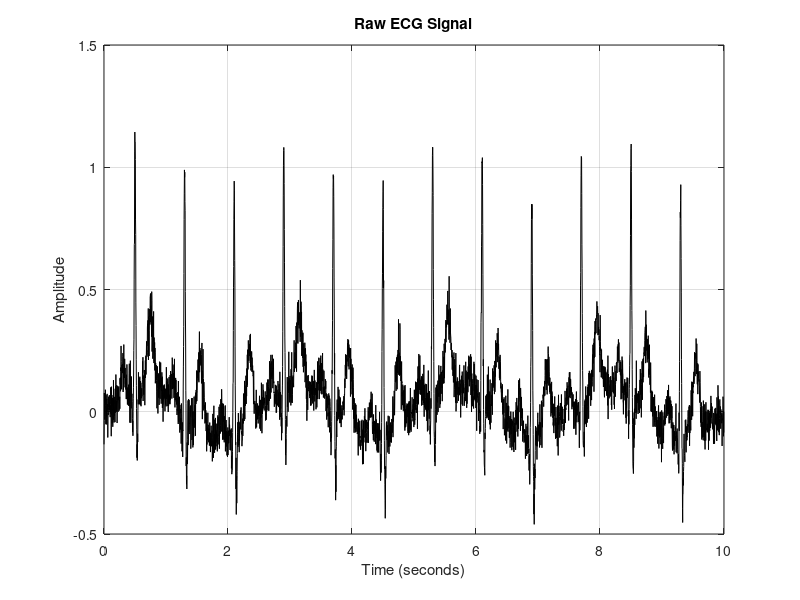
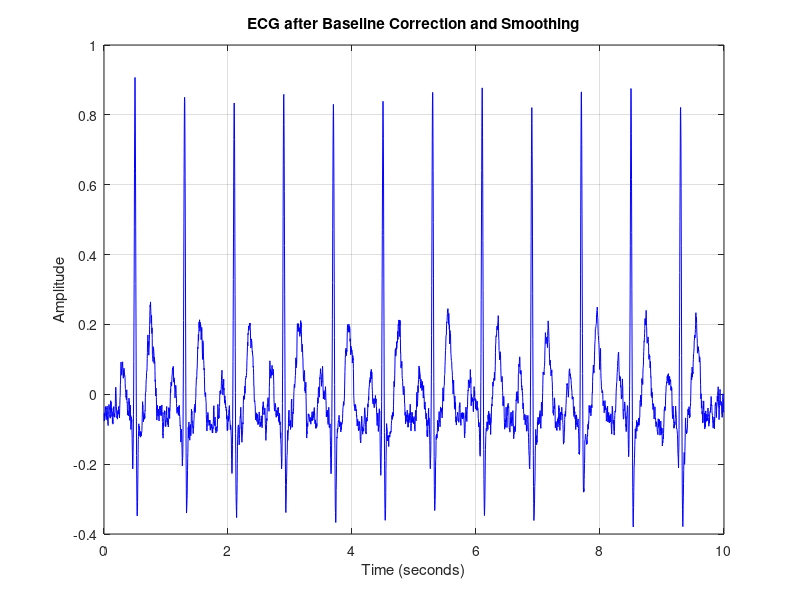
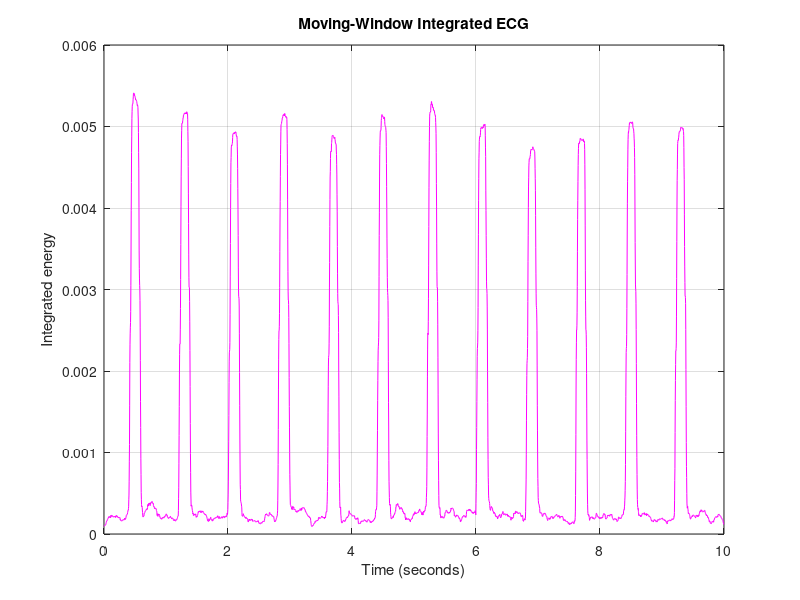
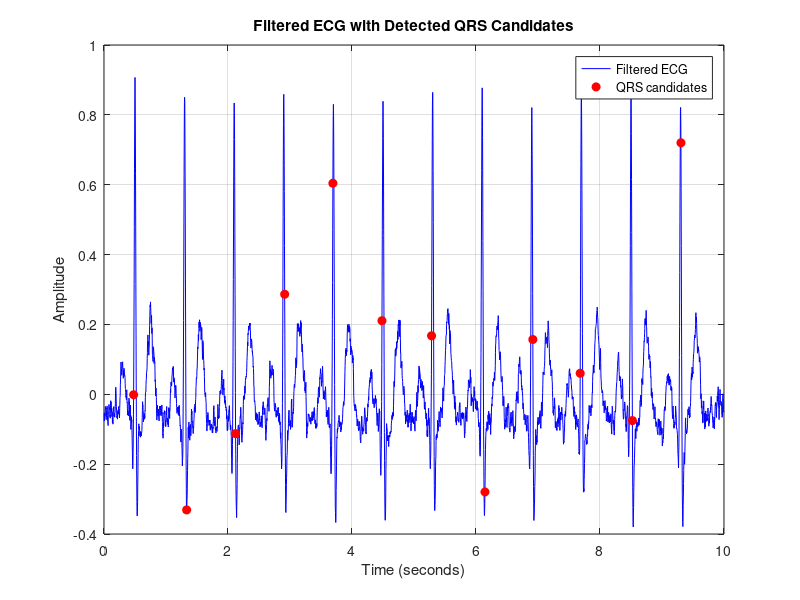

Write MATLAB code to recreate these figures, in order.
%% EXPERIMENT 1: ECG NOISE REMOVAL AND QRS DETECTION
% Biomedical Engineering MATLAB Laboratory
%
% 1. AIM
% To remove noise from an Electrocardiogram (ECG) signal using baseline
% correction and smoothing techniques, detect QRS complexes, and calculate
% heart rate from the detected R-wave locations.
%
% 2. OBJECTIVES
%   - Generate and analyze a simulated ECG signal.
%   - Remove baseline drift and high-frequency noise.
%   - Enhance QRS complexes using differentiation, squaring, and
%     moving-window integration.
%   - Detect QRS candidates from the processed ECG signal.
%   - Calculate RR intervals and estimate heart rate.
%   - Visualize raw, filtered, enhanced, and detected ECG signals.
%
% 3. SOFTWARE REQUIRED
% MATLAB. The custom peak-detection implementation in this program does
% not require the Signal Processing Toolbox.
%
% 4. THEORY
% An ECG represents the electrical activity of the heart and contains P
% waves, QRS complexes, and T waves. The QRS complex represents
% ventricular depolarization and is commonly used for heart-rate
% estimation. ECG recordings may contain baseline drift and noise.
%
% This experiment removes the DC offset, estimates and subtracts baseline
% drift using a moving-average filter, and smooths the signal. QRS
% enhancement uses differentiation, squaring, and moving-window
% integration. Candidate peaks are selected using a threshold and minimum
% distance. RR intervals are obtained from consecutive QRS candidates.
%
% Heart Rate (bpm) = 60 / Mean RR Interval (seconds)
%
% 5. PROCESSING FLOW
% Simulated ECG generation -> Add baseline drift/noise -> Save and load
% -> Raw ECG display -> Baseline correction -> Smoothing -> Derivative
% -> Squaring -> Moving-window integration -> QRS candidate detection
% -> RR interval calculation -> Heart-rate estimation -> Results/plots
%
% 6. ALGORITHM
%   1. Initialize sampling frequency and simulation parameters.
%   2. Generate simulated P, QRS, and T waves.
%   3. Add baseline drift and random noise.
%   4. Save and reload the ECG signal from a MAT file.
%   5. Display the raw ECG waveform.
%   6. Remove DC offset and baseline drift.
%   7. Apply moving-average smoothing.
%   8. Differentiate, square, and integrate the ECG signal.
%   9. Detect QRS candidates using thresholding and minimum distance.
%  10. Calculate RR intervals and estimate heart rate.
%  11. Display the processed ECG waveforms and observations.
%
% 7. RESULTS / OBSERVATIONS
% Figure 1: Raw ECG - simulated P, QRS, and T waves with baseline drift
%           and added random noise.
% Figure 2: Filtered ECG - baseline correction and smoothing reduce
%           unwanted variations.
% Figure 3: QRS enhancement - derivative, squaring, and integration
%           emphasize QRS-related energy.
% Figure 4: QRS detection - detected candidates are marked on the
%           filtered ECG waveform.
%
% The program reports sampling frequency, signal duration, original
% simulated heart rate, number of detected QRS candidates, mean RR
% interval, and estimated heart rate. Detection results depend on the
% threshold and the simulated waveform; this is a demonstration program,
% not a clinical ECG diagnostic tool.
%
% 8. RESULT AND CONCLUSION
% The simulated ECG is generated and processed. Baseline drift and noise
% are reduced, QRS candidates are detected, and heart rate is estimated
% from the calculated RR intervals.
%
% 9. OUTPUT FIGURES
% The four MATLAB figures are displayed by this script. To save them for
% a GitHub README, use exportgraphics after each figure, for example:
%   exportgraphics(gcf,'results/raw_ecg.png','Resolution',300);
% Create the results folder first with mkdir('results').
%
% Reference flowchart and output screenshots supplied in the experiment
% notes (GitHub-hosted images):
% Flowchart:
% https://github.com/user-attachments/assets/95af90a5-b521-4c36-8412-16a9862320de
% Raw ECG:
% https://github.com/user-attachments/assets/37e00872-56c4-4464-bd4f-bd4fb22a4057
% Filtered ECG:
% https://github.com/user-attachments/assets/031a3231-6a61-4dd8-ba46-89bc2d7b33e6
% QRS enhancement:
% https://github.com/user-attachments/assets/2866ab47-debf-4b61-9e80-c4155b7b9a40
% QRS detection:
% https://github.com/user-attachments/assets/1c3f8c06-88c1-4930-98ad-0821e5075218
%
% -------------------------------------------------------------------------
% COMPLETE MATLAB PROGRAM
% -------------------------------------------------------------------------

% Complete program: Generate input, save, load, filter,
% detect QRS complexes, calculate heart rate, and plot results.

clear;
close all;
clc;

%% STEP 1: CREATE A SIMULATED ECG INPUT FILE
fs = 360;                  % Sampling frequency in Hz
duration = 10;              % Duration in seconds
heartRateOriginal = 75;     % Simulated heart rate in bpm

t = (0:1/fs:duration-1/fs)';
ecg = zeros(size(t));

beatInterval = 60 / heartRateOriginal;
numberOfBeats = ceil(duration / beatInterval);

% Generate simulated P, QRS and T waves
for beat = 0:numberOfBeats-1

    beatTime = 0.5 + beat * beatInterval;

    if beatTime + 0.35 >= duration
        continue;
    end

    % P wave
    ecg = ecg + 0.12 * exp( ...
        -((t - (beatTime - 0.20))/0.045).^2);

    % Q wave
    ecg = ecg - 0.15 * exp( ...
        -((t - (beatTime - 0.035))/0.012).^2);

    % R wave
    ecg = ecg + 1.00 * exp( ...
        -((t - beatTime)/0.015).^2);

    % S wave
    ecg = ecg - 0.25 * exp( ...
        -((t - (beatTime + 0.035))/0.015).^2);

    % T wave
    ecg = ecg + 0.30 * exp( ...
        -((t - (beatTime + 0.25))/0.070).^2);
end

% Add baseline drift and random noise
rng(1);  % Repeatable results
ecg = ecg ...
    + 0.10 * sin(2*pi*0.4*t) ...
    + 0.05 * randn(size(t));

% Save the generated ECG input file
filename = 'ecg_sample.mat';
save(filename, 'ecg', 'fs');

fprintf('STEP 1: ECG input file created successfully.\\n');
fprintf('File name: %s\\n', filename);

%% STEP 2: LOAD THE ECG INPUT FILE
S = load(filename);

ecg = double(S.ecg(:));
fs = S.fs;
t = (0:length(ecg)-1)' / fs;

fprintf('\\nSTEP 2: ECG file loaded successfully.\\n');
fprintf('Number of samples = %d\\n', length(ecg));
fprintf('Sampling frequency = %d Hz\\n', fs);
fprintf('Signal duration = %.2f seconds\\n', t(end));

%% STEP 3: DISPLAY THE RAW ECG
figure('Name', 'Figure 1 - Raw ECG');
plot(t, ecg, 'k');
grid on;
xlabel('Time (seconds)');
ylabel('Amplitude');
title('Raw ECG Signal');

%% STEP 4: REMOVE BASELINE DRIFT
ecg0 = ecg - mean(ecg);

% Estimate baseline using a moving-average window
baselineWindow = round(0.6 * fs);
baselineWindow = max(baselineWindow, 1);

baseline = conv(ecg0, ...
    ones(baselineWindow, 1)/baselineWindow, 'same');

ecgCorrected = ecg0 - baseline;

%% STEP 5: SMOOTH THE ECG TO REDUCE HIGH-FREQUENCY NOISE
% Short moving-average window
smoothWindow = 5;

ecgFiltered = conv(ecgCorrected, ...
    ones(smoothWindow, 1)/smoothWindow, 'same');

figure('Name', 'Figure 2 - Filtered ECG');
plot(t, ecgFiltered, 'b');
grid on;
xlabel('Time (seconds)');
ylabel('Amplitude');
title('ECG after Baseline Correction and Smoothing');

%% STEP 6: ENHANCE THE QRS COMPLEXES
% Calculate the first difference
dECG = [0; diff(ecgFiltered)];

% Square the derivative
squaredECG = dECG .^ 2;

% Moving-window integration over approximately 150 ms
integrationWindow = round(0.150 * fs);

integratedECG = conv(squaredECG, ...
    ones(integrationWindow, 1)/integrationWindow, 'same');

figure('Name', 'Figure 3 - QRS Enhancement');
plot(t, integratedECG, 'm');
grid on;
xlabel('Time (seconds)');
ylabel('Integrated energy');
title('Moving-Window Integrated ECG');

%% STEP 7: DETECT QRS CANDIDATES
threshold = 0.35 * max(integratedECG);
minimumDistance = round(0.25 * fs);

% Find local maxima without using findpeaks
candidateLocs = [];

for i = 2:length(integratedECG)-1
    if integratedECG(i) >= integratedECG(i-1) && ...
       integratedECG(i) > integratedECG(i+1) && ...
       integratedECG(i) >= threshold

        candidateLocs(end+1, 1) = i;
    end
end

% Retain the strongest peak within each minimum-distance interval
qrsLocs = [];

if ~isempty(candidateLocs)

    [~, order] = sort( ...
        integratedECG(candidateLocs), 'descend');

    selectedLocs = [];

    for k = 1:length(order)
        loc = candidateLocs(order(k));

        if isempty(selectedLocs) || ...
           all(abs(selectedLocs - loc) >= minimumDistance)

            selectedLocs(end+1, 1) = loc;
        end
    end

    qrsLocs = sort(selectedLocs);
end

%% STEP 8: DISPLAY DETECTED QRS CANDIDATES
figure('Name', 'Figure 4 - QRS Detection');
plot(t, ecgFiltered, 'b');
hold on;

if ~isempty(qrsLocs)
    plot(t(qrsLocs), ecgFiltered(qrsLocs), ...
        'ro', 'MarkerFaceColor', 'r');
end

grid on;
xlabel('Time (seconds)');
ylabel('Amplitude');
title('Filtered ECG with Detected QRS Candidates');
legend('Filtered ECG', 'QRS candidates');
hold off;

%% STEP 9: CALCULATE RR INTERVAL AND HEART RATE
if length(qrsLocs) >= 2

    RR = diff(qrsLocs) / fs;
    meanRR = mean(RR);
    HR = 60 / meanRR;

else

    RR = [];
    meanRR = NaN;
    HR = NaN;

    warning(['Fewer than two QRS candidates were detected. ', ...
        'Heart rate cannot be estimated reliably.']);
end

%% STEP 10: DISPLAY THE RESULTS
fprintf('\\n====================================\\n');
fprintf('         EXPERIMENT 1 RESULTS\\n');
fprintf('====================================\\n');

fprintf('Sampling frequency = %d Hz\\n', fs);
fprintf('Signal duration = %.2f seconds\\n', t(end));
fprintf('Original simulated heart rate = %d bpm\\n', ...
    heartRateOriginal);
fprintf('Detected QRS candidates = %d\\n', length(qrsLocs));

if isnan(meanRR)
    fprintf('Mean RR interval = Not available\\n');
    fprintf('Estimated heart rate = Not available\\n');
else
    fprintf('Mean RR interval = %.4f seconds\\n', meanRR);
    fprintf('Estimated heart rate = %.2f bpm\\n', HR);
end

fprintf('Input file saved as: %s\\n', filename);
fprintf('====================================\\n');
fprintf('Experiment completed successfully.\\n');
